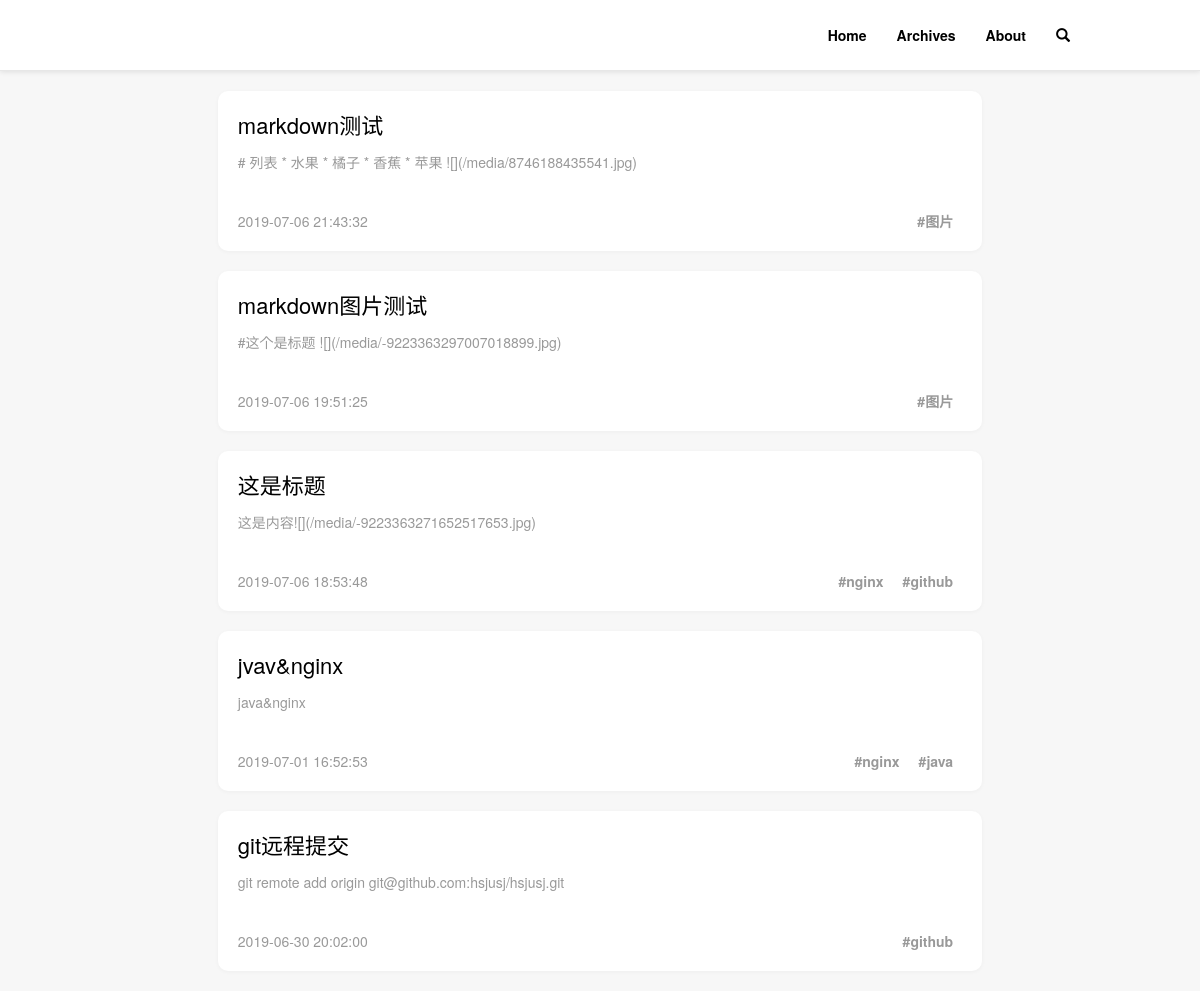
/home/, run on an earlier commit of the app's database.
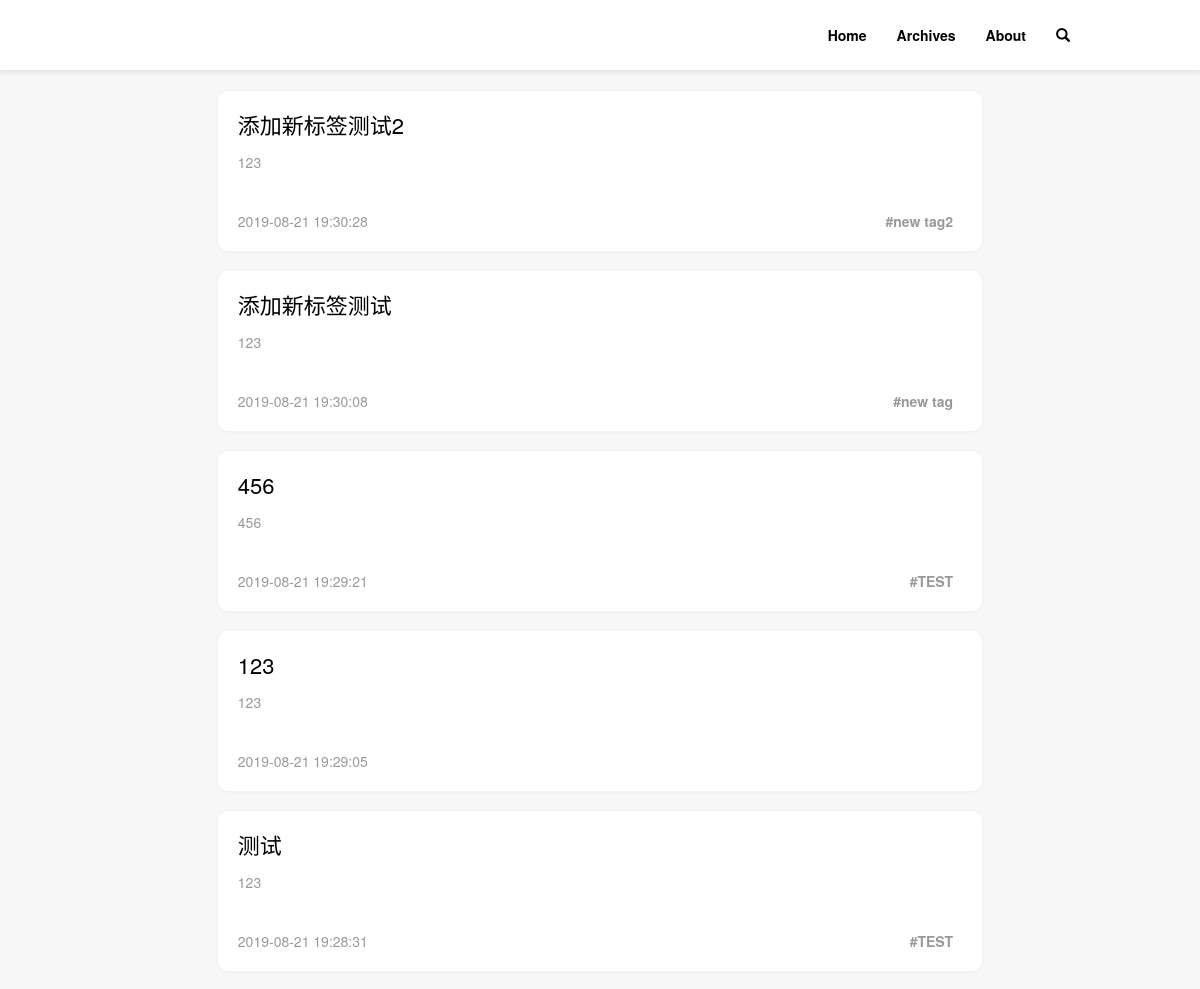
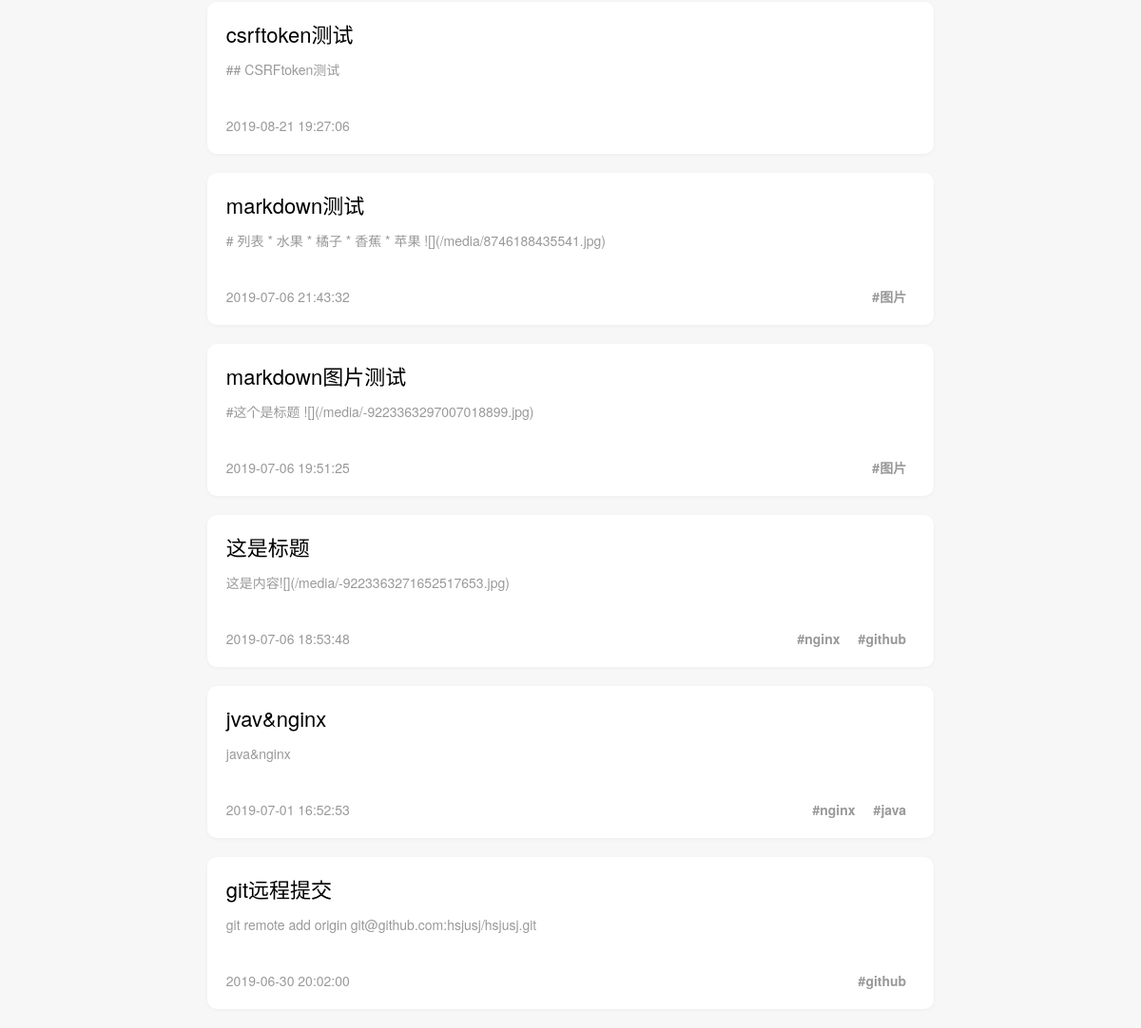
And on a later commit of the database (2 pictures, top to bottom).
### blog/models.py (models this page shows)
class Articles(models.Model):
    aid = models.AutoField(primary_key=True)
    title = models.CharField(max_length=32, db_index=True)
    content = models.TextField()
    create_datetime = models.DateTimeField(auto_now_add=True, db_index=True)

class ArticlesToTags(models.Model):
    article = models.ForeignKey(to='Articles', to_field='aid', on_delete=models.CASCADE)
    tag = models.ForeignKey(to='Tags', to_field='tid', on_delete=models.CASCADE)

class Tags(models.Model):
    tid = models.AutoField(primary_key=True)
    tag_name = models.CharField(max_length=18)

### blog/views.py (the view)
# urls.py: 2. Add a URL to urlpatterns:  path('', views.home, name='home')
def home(request):
    if request.META.get('HTTP_X_PJAX', False):
        articles = models.Articles.objects.all()
        return TemplateResponse(request, 'response/home_response.html', {'articles':articles})
    elif request.method == 'GET':
        articles = models.Articles.objects.all()
        return render(request, 'view/home.html', {'articles':articles})

### templates/view/home.html (shortened to what this page needs)
{% extends "layout/base.html" %}
{% block body %}
    <div class="post-list">
        {% for article in articles reversed %}
            <div class="post-list-item">
                <div class="title">
                    <a addr="{% url 'article' article.aid %}">{{ article.title }}</a>
                </div>
                <div class="content">
                    <p>{{ article.content }}</p>
                </div>
                <div class="footer">
                    <span class="datetime">{{ article.create_datetime | date:'Y-m-d H:i:s' }}</span>
                    {% for articletotags in article.articlestotags_set.all %}
                    <span class="tag hidden-xs">#{{ articletotags.tag.tag_name }}</span>
                    {% endfor %}
                </div>
            </div>
        {% endfor %}
    </div>
{% endblock %}

What changed in the data, as far as the page shows it:
added Articles: title "添加新标签测试2", content "123", create_datetime "2019-08-21 19:30:28"
added ArticlesToTags: tag.tag_name "new tag2", shown under "添加新标签测试2"
added Articles: title "添加新标签测试", content "123", create_datetime "2019-08-21 19:30:08"
added ArticlesToTags: tag.tag_name "new tag", shown under "添加新标签测试"
added Articles: title "456", content "456", create_datetime "2019-08-21 19:29:21"
added ArticlesToTags: tag.tag_name "TEST", shown under "456"
added Articles: title "123", content "123", create_datetime "2019-08-21 19:29:05"
added Articles: title "测试", content "123", create_datetime "2019-08-21 19:28:31"
added ArticlesToTags: tag.tag_name "TEST", shown under "测试"
added Articles: title "csrftoken测试", content "## CSRFtoken测试", create_datetime "2019-08-21 19:27:06"
